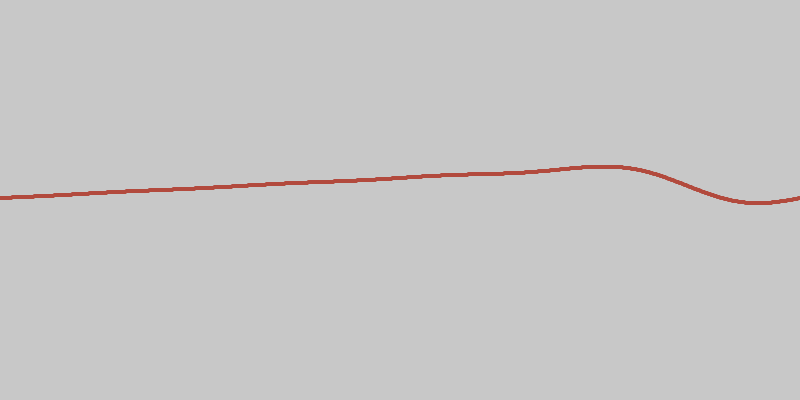
Frame 1 (no input)
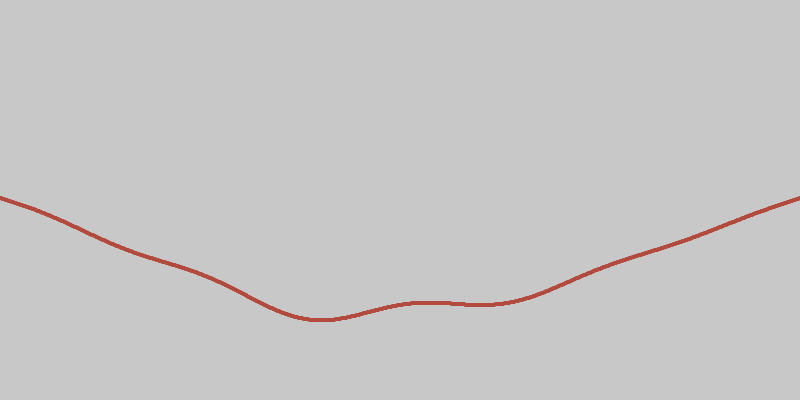
Frame 60 (the mouse pressed at the canvas centre just before this capture)
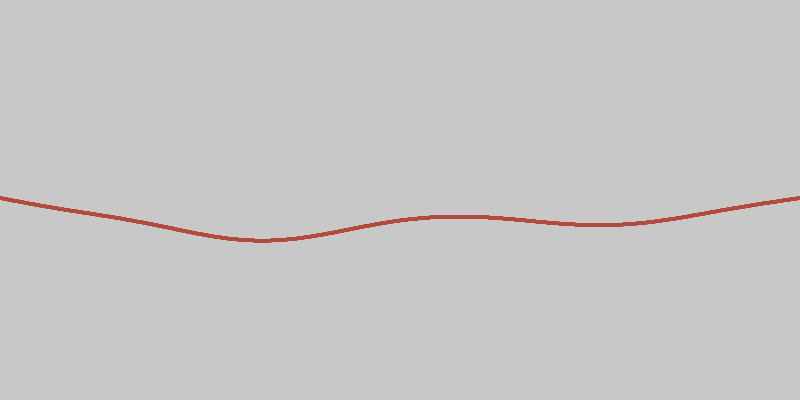
Frame 120 (the mouse held since frame 60 and released just before this capture)

The Processing sketch that drew these frames (run headless with seeded random() and noise(); from frame 60 on, the mouse is pressed at the canvas centre):

// Processing sketch: processing_30856
// ── processing_30856.pde


  float y1;
  float t;
  float v, T, m, w, k,L=800,z, Tn, Bn, Fn, rho, amp;
  
  void setup() {
    size(800, 400);
    smooth();
    stroke(178,74,61);
    fill(178,74,61);
  }
  
  void draw() {
    v=80+mouseX/4;//sqrt(T/rho);
     amp=0.025*abs(mouseY - 400);
    background(200);
      for(int x=0; x < L; x++) {
        y1=0;
        for (int n=1; n< 10;n++){  
        k=(3.14*n)/L;                                                           //Numero de onda
        w=v*k;                                                                  // Frecuencia
        Fn=2*(-1/((L*L)*(k*k)*w))*(sin(k*L)-(k*L)*cos(k*L));              //factor comun
        Tn=Fn*(2*(sin(w*t)-sin(w*(t-1))+sin(w*(t-2))));                         //convolucion
        Bn=Fn; //coeficiente
        y1+=22-20*(Bn*sin(w*t) + Tn)*sin(k*x) - 3*amp*((x/L)*(lmda(t-1)));    //u(x,t)  
    }
    ellipse(x,y1,3,3); 
   }
    t = t + 0.1;
  }
  
  float lmda(float p)
  {
    float q=0;
    if(abs(p)>=1) q=0; 
    if(abs(p)<1)q=1-abs(p);
    return q;
  }
  
  void mouseClicked(){
  t=0;
  y1=0;
  }
